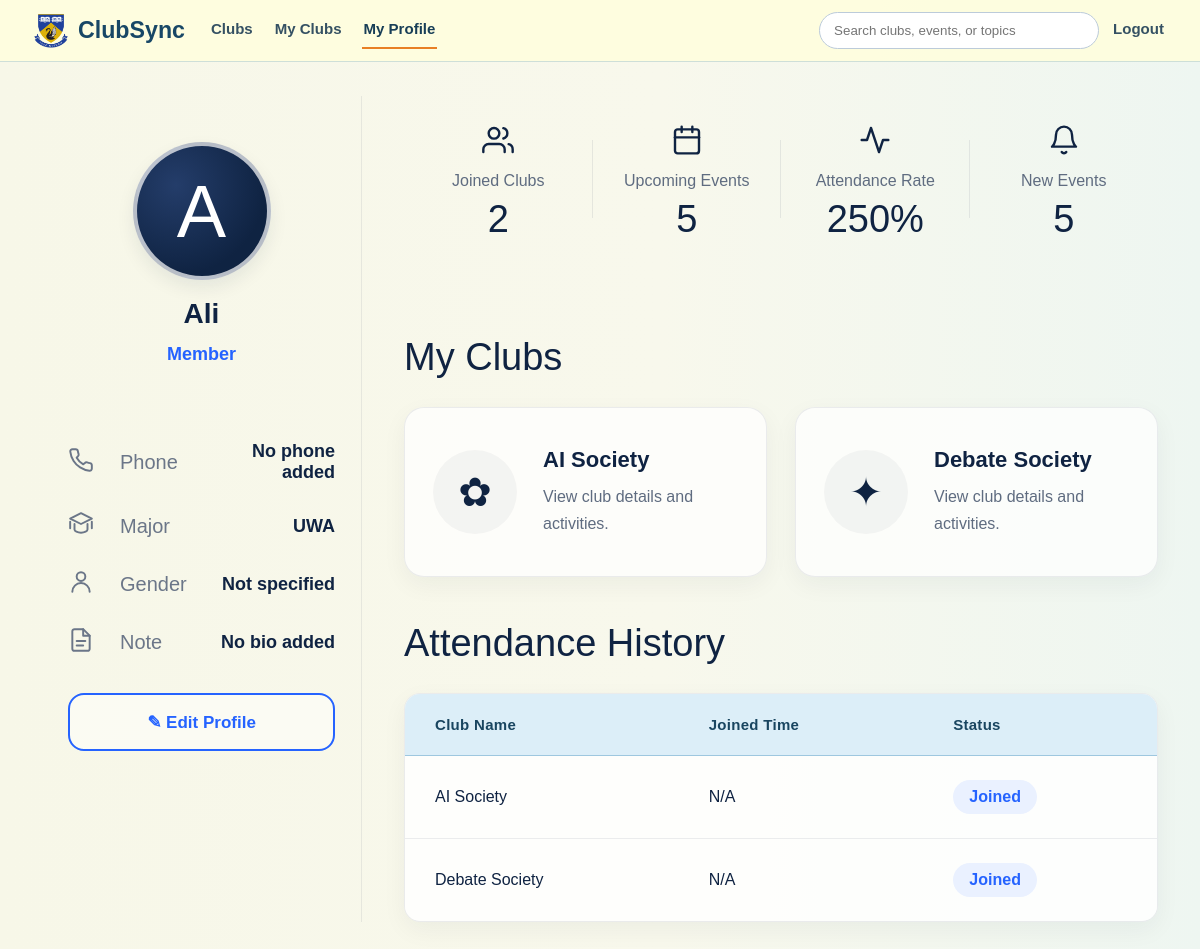
Screenshot of /my-profile (signed in) with the database file from the repository.
### models/user.py (models this page shows)
class User(db.Model):
    __tablename__ = "users"
    id = db.Column(db.Integer, primary_key=True)
    name = db.Column(db.String(100), nullable=False)
    email = db.Column(db.String(120), unique=True, nullable=False)
    password_hash = db.Column(db.String(255), nullable=False)
    is_admin = db.Column(db.Boolean, default=False, nullable=False)
    memberships = db.relationship("Membership", backref="user", cascade="all, delete")
    attendances = db.relationship("Attendance", backref="user", cascade="all, delete")

### models/membership.py (models this page shows)
class Membership(db.Model):
    __tablename__ = "memberships"
    id = db.Column(db.Integer, primary_key=True)
    user_id = db.Column(db.Integer, db.ForeignKey("users.id"), nullable=False)
    club_id = db.Column(db.Integer, db.ForeignKey("clubs.id"), nullable=False)

### models/club.py (models this page shows)
class Club(db.Model):
    __tablename__ = "clubs"
    id = db.Column(db.Integer, primary_key=True)
    name = db.Column(db.String(100), nullable=False)
    description = db.Column(db.Text, nullable=False)
    category = db.Column(db.String(50), nullable=True)
    image_path = db.Column(db.String(255), nullable=True)
    events = db.relationship("Event", backref="club", cascade="all, delete")
    memberships = db.relationship("Membership", backref="club", cascade="all, delete")

### routes/profile.py (the view)
@profile_bp.route("/my-profile")
def profile():
    if "user_id" not in session:
        return redirect(url_for("auth.login"))
    user_id = session["user_id"]
    user = User.query.get(user_id)
    joined_clubs = (
        Club.query
        .join(Membership, Membership.club_id == Club.id)
        .filter(Membership.user_id == user_id)
        .order_by(Club.name.asc())
        .all()
    )
    profile_data = ProfileUser.query.filter_by(user_id=user.id).first()
    return render_template(
        "profile.html",
        user=user,
        profile=profile_data,
        club_history=joined_clubs
    )

### app.py (called while the page is built)
@app.context_processor
def inject_navbar_access():
    user_id = session.get("user_id")
    user_is_admin = False
    if user_id:
        user = db.session.get(User, user_id)
        user_is_admin = bool(user and user.is_admin)
    return {
        "navbar_can_access_admin": bool(
            session.get("admin_logged_in") or user_is_admin
        )
    }

### templates/profile.html (shortened to what this page needs)
<!DOCTYPE html>
<html lang="en">
<head>
    <link rel="stylesheet" href="{{ url_for('static', filename='css/styles.css') }}">
    <link rel="stylesheet" href="{{ url_for('static', filename='css/profile.css') }}">
</head>
<body class="clubs-page">
    {% set active_page = 'profile' %}
    {% include "_site_header.html" %}
    <div class="profile-page">
        <aside class="profile-card">
            <div class="profile-avatar">
                {% if profile and profile.avatar %}
                <img src="{{ url_for('static', filename='uploads/' + profile.avatar) }}">
                {% else %}
                {{ user.name[0]|upper }}
                {% endif %}
            </div>
            <h2>{{ user.name }}</h2>
            <div class="profile-role">Member</div>
            <div class="profile-list">
                <div class="profile-row">
                    <span class="profile-icon">
                    </span>
                    <span class="profile-label">Phone</span>
                    <span class="profile-value">
                        {{ profile.phone if profile and profile.phone else 'No phone added' }}
                    </span>
                </div>
                <div class="profile-row">
                    <span class="profile-icon">
                        <svg viewBox="0 0 24 24">
                            <path d="M22 10v6M2 10v6"></path>
                            <path d="M12 2L2 7l10 5 10-5-10-5z"></path>
                            <path d="M6 12v5c0 1.5 2.7 3 6 3s6-1.5 6-3v-5"></path>
                        </svg>
                    </span>
                    <span class="profile-label">Major</span>
                    <span class="profile-value">
                        {{ profile.major if profile and profile.major else 'UWA' }}
                    </span>
                </div>
                <div class="profile-row">
                    <span class="profile-icon">
                        <svg viewBox="0 0 24 24">
                            <path d="M20 21a8 8 0 0 0-16 0"></path>
                            <circle cx="12" cy="7" r="4"></circle>
                        </svg>
                    </span>
                    <span class="profile-label">Gender</span>
                    <span class="profile-value">
                        {{ profile.gender if profile and profile.gender else 'Not specified' }}
                    </span>
                </div>
                <div class="profile-row">
                    <span class="profile-icon">
                        <svg viewBox="0 0 24 24">
                            <path d="M14 2H6a2 2 0 0 0-2 2v16a2 2 0 0 0 2 2h12a2 2 0 0 0 2-2V8z"></path>
                            <polyline points="14 2 14 8 20 8"></polyline>
                            <line x1="8" y1="13" x2="16" y2="13"></line>
                            <line x1="8" y1="17" x2="14" y2="17"></line>
                        </svg>
                    </span>
                    <span class="profile-label">Note</span>
                    <span class="profile-value">
                        {{ profile.bio if profile and profile.bio else 'No bio added' }}
                    </span>
                </div>
            </div>
            <a href="{{ url_for('profile.profile_edit') }}" class="edit-link">
                ✎ Edit Profile
            </a>
        </aside>
        <main class="profile-right">
            <section class="stats-row">
                <a href="/myclubs" class="stat stat-link">
                    <div class="stat-icon">
                        <svg viewBox="0 0 24 24">
                            <path d="M17 21v-2a4 4 0 0 0-4-4H5a4 4 0 0 0-4 4v2"></path>
                            <circle cx="9" cy="7" r="4"></circle>
                            <path d="M23 21v-2a4 4 0 0 0-3-3.87"></path>
                            <path d="M16 3.13a4 4 0 0 1 0 7.75"></path>
                        </svg>
                    </div>
                    <div class="stat-title">
                        Joined Clubs
                    </div>
                    <div class="stat-value">
                        {{ user.memberships|length }}
                    </div>
                </a>
                <a href="{{ url_for('clubs.myclubs') }}" class="stat stat-link">
                    <div class="stat-icon">
                        <svg viewBox="0 0 24 24">
                            <rect x="3" y="4" width="18" height="18" rx="2"></rect>
                            <line x1="16" y1="2" x2="16" y2="6"></line>
                            <line x1="8" y1="2" x2="8" y2="6"></line>
                            <line x1="3" y1="10" x2="21" y2="10"></line>
                        </svg>
                    </div>
                    <div class="stat-title">
                        Upcoming Events
                    </div>
                    <div class="stat-value">
                        {{ user.attendances|length }}
                    </div>
                </a>
                <div class="stat">
                    <div class="stat-icon">
                        <svg viewBox="0 0 24 24">
                            <polyline points="22 12 18 12 15 21 9 3 6 12 2 12"></polyline>
                        </svg>
                    </div>
                    <div class="stat-title">
                        Attendance Rate
                    </div>
                    <div class="stat-value">
                        {% if user.memberships|length > 0 %}
                        {{ ((user.attendances|length / user.memberships|length) * 100)|round(0, 'floor')|int }}%
                        {% else %}
                        0%
                        {% endif %}
                    </div>
                </div>
            <a href="/myclubs" class="stat stat-link">
                <div class="stat-icon">
                    <svg viewBox="0 0 24 24">
                        <path d="M6 8a6 6 0 0 1 12 0c0 7 3 9 3 9H3s3-2 3-9"></path>
                        <path d="M10.3 21a2 2 0 0 0 3.4 0"></path>
                    </svg>
                </div>
                <div class="stat-title">
                    New Events
                </div>
                <div class="stat-value">
                    {% set ns = namespace(total=0) %}
                    {% for membership in user.memberships %}
                    {% set ns.total = ns.total + membership.club.events|length %}
                    {% endfor %}
                    {{ ns.total }}
                </div>
            </a>
            </section>
            <section class="profile-block">
                <h2>My Clubs</h2>
                {% if user.memberships|length == 0 %}
                <div class="empty-state">
                    <h3>Looks like you’re not in any clubs yet</h3>
                    <p>Explore clubs that match your interests and join the fun!</p>
                    <a href="{{ url_for('clubs.clubs') }}" class="explore-link">
                        Browse Clubs
                    </a>
                </div>
                {% else %}
                <div class="clubs-list">
                    {% for membership in user.memberships %}
                    <a href="{{ url_for('clubs.club_details', club_id=membership.club.id) }}" class="profile-club-card">
                        <div class="profile-club-icon">
                            {% if 'AI' in membership.club.name %}
                            <span>✿</span>
                            {% elif 'Cultural' in membership.club.name %}
                            <span>🌐</span>
                            {% else %}
                            <span>✦</span>
                            {% endif %}
                        </div>
                        <div class="profile-club-info">
                            <h3>{{ membership.club.name }}</h3>
                            <p>
                                {{ membership.club.tagline if membership.club.tagline else 'View club details and activities.' }}
                            </p>
                        </div>
                    </a>
                    {% endfor %}
                </div>
                {% endif %}
            </section>
            <section class="profile-block attendance-block">
                <h2>Attendance History</h2>
                <div class="history-box">
                    {% if user.memberships|length == 0 %}
                    <div class="empty-state">
                        <h3>No attendance history yet</h3>
                        <p>Your joined clubs will appear here after you join a club.</p>
                    </div>
                    {% else %}
                    <table class="attendance-table">
                        <thead>
                            <tr>
                                <th>Club Name</th>
                                <th>Joined Time</th>
                                <th>Status</th>
                            </tr>
                        </thead>
                        <tbody>
                            {% for membership in user.memberships %}
                            <tr>
                                <td>{{ membership.club.name }}</td>
                                <td>N/A</td>
                                <td>
                                    <span class="status present">Joined</span>
                                </td>
                            </tr>
                            {% endfor %}
                        </tbody>
                    </table>
                    {% endif %}
                </div>
            </section>
        </main>
    </div>
</body>
</html>

### static/css/styles.css (style rules this page uses)
:root { --primary: #73A5CA; --background: #FEFDDF; --accent: #FFC81E; --highlight: #E87F24; }
* { margin: 0; padding: 0; box-sizing: border-box; font-family: Arial, Helvetica, sans-serif; }
body { background-color: var(--background); }
.clubs-page { color: #22303d; min-height: 100vh; background: radial-gradient(circle at 92% 0%, rgba(115, 165, 202, 0.25), transparent 36%), linear-gradient(180deg, #fffef2 0%, var(--background) 100%); }

### rows the page displays
User: name "A", name "Ali"
Membership: club.name "AI Society", club "View club details and activities."
Membership: club.name "Debate Society", club "View club details and activities."

### other values shown
{{ profile.phone if profile and profile.phone else 'No phone added' }} "No phone added"
{{ profile.major if profile and profile.major else 'UWA' }} "UWA"
{{ profile.gender if profile and profile.gender else 'Not specified' }} "Not specified"
{{ profile.bio if profile and profile.bio else 'No bio added' }} "No bio added"
{{ user.memberships|length }} "2"
{{ user.attendances|length }} "5"
{{ ns.total }} "5"
